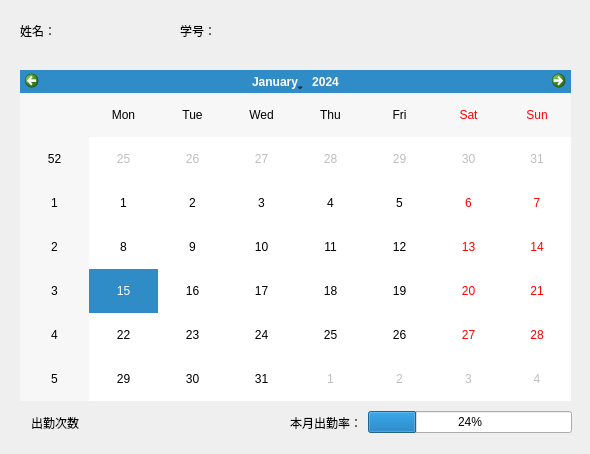
<?xml version="1.0" encoding="UTF-8"?>
<ui version="4.0">
 <class>Person</class>
 <widget class="QWidget" name="Person">
  <property name="geometry">
   <rect>
    <x>0</x>
    <y>0</y>
    <width>590</width>
    <height>454</height>
   </rect>
  </property>
  <property name="windowTitle">
   <string>Form</string>
  </property>
  <widget class="QLabel" name="label">
   <property name="geometry">
    <rect>
     <x>20</x>
     <y>15</y>
     <width>141</width>
     <height>31</height>
    </rect>
   </property>
   <property name="text">
    <string>姓名：</string>
   </property>
  </widget>
  <widget class="QLabel" name="label_2">
   <property name="geometry">
    <rect>
     <x>180</x>
     <y>15</y>
     <width>151</width>
     <height>31</height>
    </rect>
   </property>
   <property name="text">
    <string>学号：</string>
   </property>
  </widget>
  <widget class="QCalendarWidget" name="calendarWidget">
   <property name="geometry">
    <rect>
     <x>20</x>
     <y>70</y>
     <width>551</width>
     <height>331</height>
    </rect>
   </property>
  </widget>
  <widget class="QWidget" name="layoutWidget">
   <property name="geometry">
    <rect>
     <x>31</x>
     <y>410</y>
     <width>541</width>
     <height>25</height>
    </rect>
   </property>
   <layout class="QHBoxLayout" name="horizontalLayout">
    <item>
     <widget class="QLabel" name="label_3">
      <property name="text">
       <string>出勤次数</string>
      </property>
     </widget>
    </item>
    <item>
     <spacer name="horizontalSpacer">
      <property name="orientation">
       <enum>Qt::Horizontal</enum>
      </property>
      <property name="sizeHint" stdset="0">
       <size>
        <width>40</width>
        <height>20</height>
       </size>
      </property>
     </spacer>
    </item>
    <item>
     <widget class="QLabel" name="label_4">
      <property name="text">
       <string>本月出勤率：</string>
      </property>
     </widget>
    </item>
    <item>
     <widget class="QProgressBar" name="progressBar">
      <property name="value">
       <number>24</number>
      </property>
     </widget>
    </item>
   </layout>
  </widget>
 </widget>
 <resources/>
 <connections/>
</ui>
